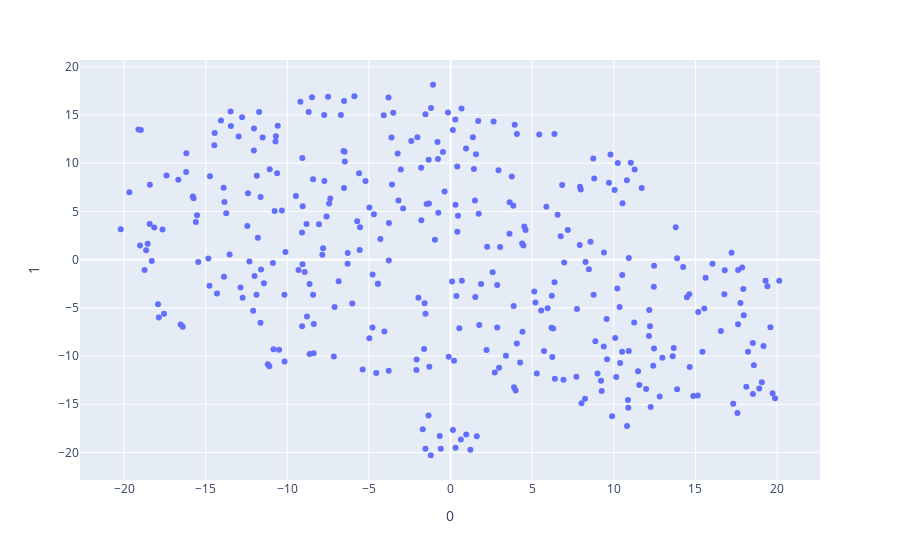

Here is the notebook cell this chart was saved with:
### Code cell
px.scatter(x, 0, 1, hover_name=prot_embeds.index)

### Figure 1 — Plotly figure (JSON) as saved in the notebook; plotly's stock layout.template omitted (floating-point values rounded to 4 significant figures; data arrays with more than 128 entries replaced by an {"elided": "..."} marker saying what was removed)
{"data": [{"hovertemplate": "<b>%{hovertext}</b><br><br>0=%{x}<br>1=%{y}<extra></extra>", "hovertext": {"elided": "351 str values"}, "legendgroup": "", "marker": {"color": "#636efa", "symbol": "circle"}, "mode": "markers", "name": "", "orientation": "v", "showlegend": false, "type": "scatter", "x": {"elided": "351 float values"}, "xaxis": "x", "y": {"elided": "351 float values"}, "yaxis": "y"}], "layout": {"legend": {"tracegroupgap": 0}, "margin": {"t": 60}, "xaxis": {"anchor": "y", "domain": [0, 1], "title": {"text": "0"}}, "yaxis": {"anchor": "x", "domain": [0, 1], "title": {"text": "1"}}}}
